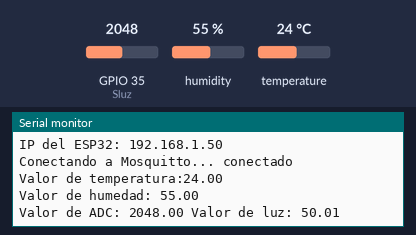
The sketch below on a simulated ESP32. Shown: the last lines printed to the serial monitor. Inputs (shaded band) come from the test bench; at power-on: humidity 55 %, GPIO 35 (Sluz) = 2048, temperature 24 °C. WiFi joins after 1.5 s; servers stay silent unless stated; no MQTT or app messages arrive unless stated.

Above: at 2.7 s.
2.8 s: humidity set to 22 %
5.5 s: GPIO 35 (Sluz) set to 2866
At 6.3 s:
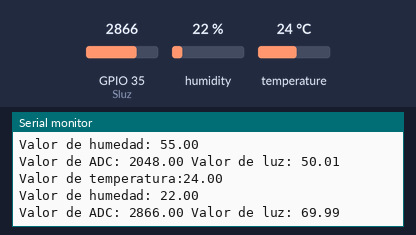
8.2 s: temperature set to 12 °C
At 10.6 s:
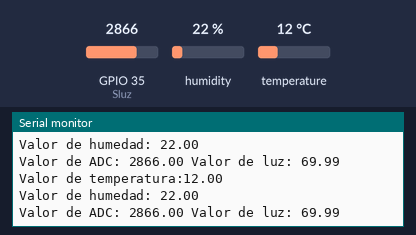
10.9 s: GPIO 35 (Sluz) set to 3603
At 12.5 s:
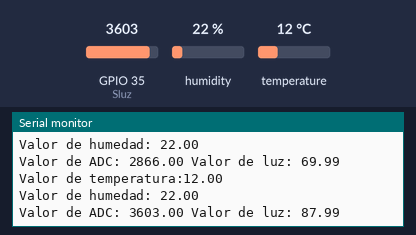
13.6 s: humidity set to 40 %
At 14.9 s:
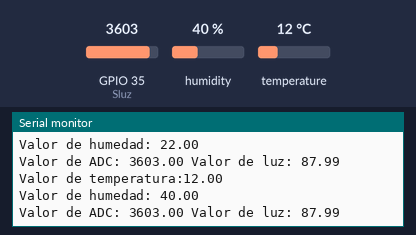
Timing chart, 0 to 16.6 s (numbered marks = the images above; inputs shaded):
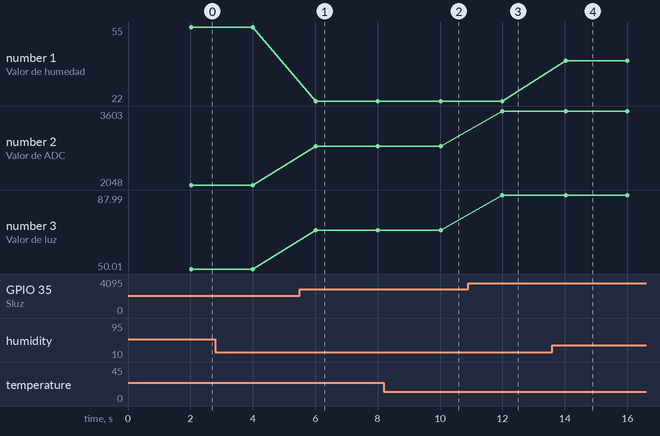

The sketch:

TallerUca.ino
```cpp
#include <WiFi.h>
#include <PubSubClient.h>
#include <DHT.h>

// ======================================================
// CONFIGURACIÓN WIFI
// ======================================================

const char* WIFI_SSID = "Tallertest";
const char* WIFI_PASSWORD = "12345678";


// ======================================================
// CONFIGURACIÓN MQTT
// ======================================================


const char* MQTT_SERVER = "";
const int MQTT_PORT = 1883;

// Topics utilizados por el dashboard React.
const char* TOPIC_TEMPERATURA = "clima/esp32/temperatura";
const char* TOPIC_HUMEDAD = "clima/esp32/humedad";
const char* TOPIC_LUZ = "clima/esp32/luz";


// ======================================================
// CONFIGURACIÓN DE SENSORES
// ======================================================

// (Estudiante)
// Definir los pines y objetos necesarios para los sensores.
#define Sluz 35
#define Sdht 16

#define DHTTYPE DHT11
DHT dht(Sdht, DHTTYPE);

WiFiClient wifiClient;
PubSubClient mqttClient(wifiClient);

// Enviar una lectura cada 2 segundos.
const unsigned long INTERVALO_ENVIO = 2000;

unsigned long ultimoEnvio = 0;

void conectarWiFi() {

  Serial.print("Conectando a WiFi");

  WiFi.begin(WIFI_SSID, WIFI_PASSWORD);

  while (WiFi.status() != WL_CONNECTED) {
    delay(500);
    Serial.print(".");
  }

  Serial.println();
  Serial.println("WiFi conectado");

  Serial.print("IP del ESP32: ");
  Serial.println(WiFi.localIP());
}

void conectarMQTT() {

  while (!mqttClient.connected()) {

    Serial.print("Conectando a Mosquitto...");

    // Crear un Client ID diferente para este ESP32.
    String clientId = "ESP32-";
    clientId += String(
      (uint32_t)(ESP.getEfuseMac() & 0xFFFFFFFF),
      HEX
    );

    if (mqttClient.connect(clientId.c_str())) {

      Serial.println(" conectado");

    } else {

      Serial.print(" error, rc=");
      Serial.print(mqttClient.state());
      Serial.println(". Reintentando en 2 segundos...");

      delay(2000);
    }
  }
}


// ======================================================
// LEER Y PUBLICAR SENSORES
// ======================================================

void publicarSensores() {

  float ldrValor = analogRead(Sluz);
  float L = ((ldrValor * 100)/4095);

  float H = dht.readHumidity();

  float T = dht.readTemperature();

  Serial.print("Valor de temperatura:");
  Serial.println(T);
  Serial.print("Valor de humedad: ");
  Serial.println(H);
  Serial.print("Valor de ADC: ");
  Serial.print(ldrValor);
  Serial.print(" Valor de luz: ");
  Serial.println(L);


  mqttClient.publish(TOPIC_TEMPERATURA, String(T).c_str());
  mqttClient.publish(TOPIC_HUMEDAD, String(H).c_str());
  mqttClient.publish(TOPIC_LUZ, String(L).c_str());

  /*
    (Estudiante)
      1. Obtener la temperatura.

      2. Obtener la humedad.

      3. Obtener la lectura del sensor de iluminación.

      4. Preparar los valores para poder publicarlos
         mediante MQTT.

      5. Publicar cada dato en su topic correspondiente:

         TOPIC_TEMPERATURA
         TOPIC_HUMEDAD
         TOPIC_LUZ

      6. Mostrar las mediciones en el Monitor Serial.
  */

}

void setup() {

  Serial.begin(115200);

  // (Estudiante)
  // Inicializar los sensores y configurar los pines
  // necesarios.
  dht.begin();
  conectarWiFi();

  mqttClient.setServer(
    MQTT_SERVER,
    MQTT_PORT
  );
}

void loop() {

  // Si se pierde WiFi, volver a conectarse.
  if (WiFi.status() != WL_CONNECTED) {
    conectarWiFi();
  }

  // Si se pierde MQTT, volver a conectarse.
  if (!mqttClient.connected()) {
    conectarMQTT();
  }

  mqttClient.loop();


  // Publicar sensores cada 2 segundos.
  if (millis() - ultimoEnvio >= INTERVALO_ENVIO) {

    ultimoEnvio = millis();

    publicarSensores();
  }
}
```

Measured:
- after the input at 5.5 s, the serial monitor: prints a new line after 0.52 s (image 1)
- after the input at 8.2 s, the serial monitor: prints a new line after 1.8 s (image 2)
- after the input at 10.9 s, the serial monitor: prints a new line after 1.1 s (image 3)
- after the input at 13.6 s, the serial monitor: prints a new line after 0.42 s (image 4)
- plotted number 1: 22 → 40 after the input at 13.6 s
- plotted number 2: 2048 → 2866 after the input at 5.5 s, 2866 → 3603 after the input at 10.9 s
- plotted number 3: 50.01 → 69.99 after the input at 5.5 s, 69.99 → 87.99 after the input at 10.9 s
